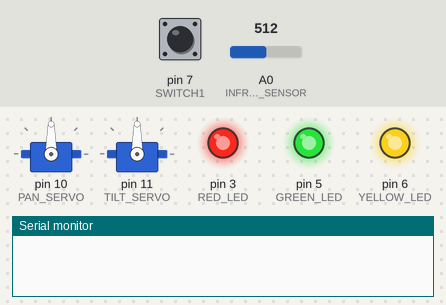
Bench run of a sketch on a simulated Arduino Uno, built with avr-gcc and run on an emulated ATmega328P. Shown: 2 × servo, output pins drawn as LEDs (lit = HIGH), the last lines printed to the serial monitor. The inputs (shaded band) are chosen by the test bench; at power-on: pin 7 (SWITCH1) LOW, A0 (INFRARED_SENSOR) = 512.

Above: at 1.2 s.
1.3 s: pin 7 (SWITCH1) pulled HIGH for 0.15 s
At 1.7 s:
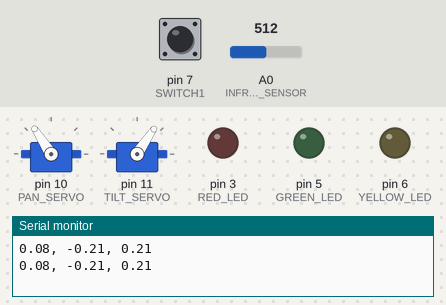
4.3 s: A0 (INFRARED_SENSOR) set to 110
At 7.1 s:
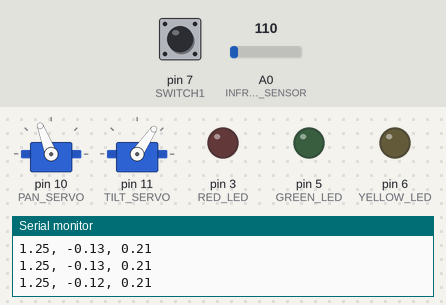
7.3 s: A0 (INFRARED_SENSOR) set to 93
At 12.8 s:
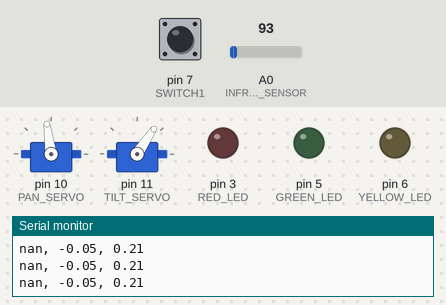
Timing chart, 0 to 22.9 s (numbered marks = the images above; inputs shaded):
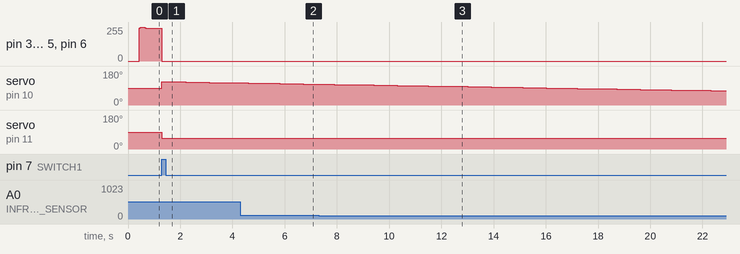

Measured:
- the behaviour switches between 103 and 102 on A0 (INFRARED_SENSOR) (found by bisection; images 2 and 3)
- after the input at 1.3 s, servo on pin 10 (PAN_SERVO): 90° → 123° at once, → 122° 0.60 s later, → 121° 0.30 s later, → 120° 0.60 s later, … (5 changes in this stretch); servo on pin 11 (TILT_SERVO): 90° → 56° at once

The sketch:

3d_scanner.ino
```cpp
// 3D scanner firmware for ENGR2110 using two servos and an infrared distance
// sensor. A finite state machine is used to control the state of the scanner and

#include <Servo.h>
#include <math.h>
Servo pan_servo;  // create servo object for the pan servo
Servo tilt_servo; // create servo object for the tilt servo

// Sensor variables
int sensor_value = 0; // Raw output from the sensor
float voltage = 0; // Raw output from the sensor converted to voltage
int current_scan_count = 0; // Number of scans currently completed by the sensor
float total_distance; // Addition of all scans for averaging

// Pin definitions
const uint8_t RED_LED = 3;
const uint8_t GREEN_LED = 5;
const uint8_t YELLOW_LED = 6;
const uint8_t TILT_SERVO = 11;
const uint8_t PAN_SERVO = 10;
const uint8_t INFRARED_SENSOR = A0;
const uint8_t SWITCH1 = 7;

// Time variables
uint32_t current_time;
uint32_t last_button_read;
bool debounce_flag;
uint32_t prior_time;
float t = 0;
float out;

// User parameters of the 3D scanner and letter
const uint16_t DEBOUNCE_INTERVAL = 1; // Minimum interval to wait before checking button presses
float scanning_width_angle; // Calculated half width the scanner should scan (degrees)
float scanning_height_lower_angle; // Calculated lower angle the scanner should scan (degrees)
float scanning_height_upper_angle; // Calculated upper angle the scanner should scan (degrees)
float scanning_width_total_angle; // Calculated width the scanner should scan (degrees)
float scanning_height_total_angle; // Calculated height the scanner should scan (degrees)
float x_angle; // Angle corresponding to the angle of the pan servo
float y_angle; // Angle corresponding to the angle of the tilt servo
int current_mesh_points_x; // Current number of mesh points measured in x
int current_mesh_points_y; // Current number of mesh points measured in y

// User settings of the 3D scanner
const uint8_t mesh_points_x = 100; // Number of mesh points to measure in x
const uint8_t mesh_points_y = 100; // Number of mesh points to measure in y
int scan_count = 0; // Counter of sensor measurements taken per point
const float scanner_distance = 0.32; // Distance from the sensor to the letter (m)
const float sensor_height = 0.25; // Distance from the sensor to the ground (m)
const float letter_height = 0.359; // Height of the letter to be scanned (m)
const float letter_width = 0.23; // Width of the letter to be scanned (m)
const float letter_tolerance = 0.1; // Tolerance to measure to the sides of the letter (m)
const uint16_t scanning_interval = 300; // Interval to wait between servo moves and scans (milliseconds)

// Structure to hold data from sensor converted to x,y,z, coordinates
struct coordinates{
  float x;
  float y;
  float z;
};
coordinates scan = {0, 0, 0};

// Define states for the 3D scanner
enum states {
  NONE,
  IDLE,
  SCANNING
};

// Define relative states
states prior_state, state;

void calculate_bounding_box() {
  // Based on the letter height, width, distance, and tolerance, calculate the angular bounding box
  float scanning_height = letter_height + 2 * letter_tolerance;
  float scanning_width = letter_width + 2 * letter_tolerance;
  scanning_width_angle = (180*atan((scanning_width/2)/scanner_distance))/PI;

  scanning_height_lower_angle = (180*atan((sensor_height + letter_tolerance)/scanner_distance))/PI;
  scanning_height_upper_angle = (180*atan((letter_height - sensor_height + letter_tolerance)/scanner_distance))/PI;
  scanning_width_total_angle = scanning_width_angle*2;
  scanning_height_total_angle = scanning_height_upper_angle + scanning_height_lower_angle;
//  Serial.println(scanning_width_angle);
//  Serial.println(scanning_height_lower_angle);
//  Serial.println(scanning_height_upper_angle);
}

void calculate_scan_coordinates(float pan_angle, float tilt_angle) {
  // Based on the pan and tilt angle calculate the coordinate at which the sensor is scanning
  scan.y = scanner_distance*tan((PI*pan_angle)/180);
  scan.z = scanner_distance*tan((PI*tilt_angle)/180);
  scan.x = sqrt(pow(scan.y,2) + pow(scan.z,2) + pow(scanner_distance,2));
}

void idle() {
  // Initialization for scanning state
  if (state != prior_state) {
    prior_state = state;
  }

  // Wait for button press before scanning
  current_time = millis(); // Get current time for checking state transisions

  // Idle LEDs
  if (current_time - prior_time > 10 ){
    t += 0.0005;
    out = sin(t)* 127.5 + 127.5;
  }
  analogWrite(RED_LED, out);
  analogWrite(GREEN_LED, out);
  analogWrite(YELLOW_LED, out);

  // Check for state transision
  if (current_time >= last_button_read + DEBOUNCE_INTERVAL) { // Guard state transition behind if statment to counteract debounce
    if (digitalRead(SWITCH1) == HIGH && debounce_flag) {
      state = SCANNING;
      digitalWrite(RED_LED, LOW);
      digitalWrite(GREEN_LED, LOW);
      digitalWrite(YELLOW_LED, LOW);
      debounce_flag = false;
    }
    if (digitalRead(SWITCH1) == LOW && !debounce_flag) {
      debounce_flag = true;
    }
    last_button_read = millis();
  }
}

void set_position(float x, float y) {
  // Set the absolute position of the sensor in the angular domain
  pan_servo.write(90-x);
  tilt_servo.write(90-y);
}

void scanning() {
  // Initialization for scanning state. Move into position and scan first point
  if (state != prior_state) {
    prior_state = state;
    calculate_bounding_box();
    // Set first point to scan in the top left corner
    x_angle = -scanning_width_angle;
    y_angle = scanning_height_upper_angle;
    current_mesh_points_x = 0;
    current_mesh_points_y = 0;
    set_position(x_angle,y_angle);
    delay(300);
    scan_point();
    current_mesh_points_x += 1;
    x_angle += scanning_width_total_angle/mesh_points_x;
  }
  current_time = millis();
  // If the current number of y mesh points is less than the total, continue scanning in x and y
  if (current_mesh_points_y <= mesh_points_y-1) {
    // If the current number of x mesh points is less than the total, continue scanning in x
    if (current_mesh_points_x < mesh_points_x-1) {
      if (current_time >= prior_time + scanning_interval) { // Prevent servo movements faster than scanning_inverval
        prior_time = current_time;
        set_position(x_angle, y_angle);
        scan_point();
        current_mesh_points_x += 1;
        // If on an odd row, scan in the x opposite direction
        if ((current_mesh_points_y % 2) == 0) {
          x_angle += scanning_width_total_angle/mesh_points_x;
        } else {
          x_angle -= scanning_width_total_angle/mesh_points_x;
        }
      }
    } else {
      // Once the current row has been scanned, move down in y
      if (current_time >= prior_time + scanning_interval) {
        prior_time = current_time;
        set_position(x_angle, y_angle);
        scan_point();
        y_angle -= scanning_height_total_angle/mesh_points_y;
        current_mesh_points_y += 1;
        current_mesh_points_x = 0;
      }
    }
  } else {
    // Return servo positions to zero and set state to idle upon state exit
    pan_servo.write(90);
    tilt_servo.write(90);
    state = IDLE;
  }
}

void scan_point() {
  // Scan and print data converted into x,y,z coordinates
  calculate_scan_coordinates(x_angle, y_angle);
  while (scan_count < 10) {
    sensor_value = analogRead(INFRARED_SENSOR);
    voltage = sensor_value * (5.0 / 1023.0);
    total_distance += log((voltage - 0.5)/4)/(-3.5);
    scan_count++;
  }
  scan.x = total_distance/scan_count - scan.x + scanner_distance;
  total_distance = 0;
  scan_count = 0;
  Serial.print(scan.x);
  Serial.print(", ");
  Serial.print(scan.y);
  Serial.print(", ");
  Serial.println(scan.z);
}

void setup() {
  Serial.begin(250000);

  // Define servos, inputs, and outputs
  pan_servo.attach(PAN_SERVO);
  tilt_servo.attach(TILT_SERVO);
  pinMode(RED_LED, OUTPUT);
  pinMode(GREEN_LED, OUTPUT);
  pinMode(YELLOW_LED, OUTPUT);
  pinMode(SWITCH1, INPUT);

  prior_state = NONE;
  state = IDLE;

  last_button_read  = 0; // Last time the button was read as pressed. Set to 0 on setup
  prior_time = 0;
  debounce_flag = true;
}

void loop() {
  switch (state) { // This looped section is the core of the state machine.
    case IDLE:
      idle();
      break;
    case SCANNING:
      scanning();
      break;
  }
}
```
